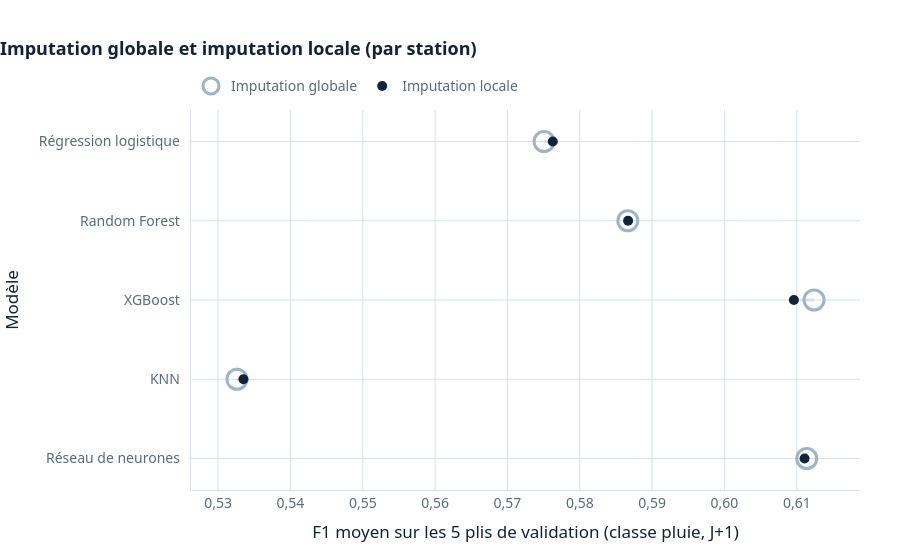

The cell this chart's notebook holds for it:
### Code cell
# CELL 42: Pré-traitement : imputation globale et imputation locale (5 modèles)

fig = graphique_imputation(app['pretraitement_imputation_globale_locale.csv'])
fig.write_image(dossier_figures + 'graphique_imputation.png', width=1200)
fig.show()

### Figure 1 — Plotly figure (JSON) as saved in the notebook; plotly's stock layout.template omitted (floating-point values rounded to 4 significant figures)
{"data": [{"hoverinfo": "skip", "line": {"color": "#D6E1EC", "width": 3}, "mode": "lines", "showlegend": false, "type": "scatter", "x": [0.5751, 0.5763], "y": ["Régression logistique", "Régression logistique"]}, {"hoverinfo": "skip", "line": {"color": "#D6E1EC", "width": 3}, "mode": "lines", "showlegend": false, "type": "scatter", "x": [0.5866, 0.5867], "y": ["Random Forest", "Random Forest"]}, {"hoverinfo": "skip", "line": {"color": "#D6E1EC", "width": 3}, "mode": "lines", "showlegend": false, "type": "scatter", "x": [0.6124, 0.6096], "y": ["XGBoost", "XGBoost"]}, {"hoverinfo": "skip", "line": {"color": "#D6E1EC", "width": 3}, "mode": "lines", "showlegend": false, "type": "scatter", "x": [0.5326, 0.5335], "y": ["KNN", "KNN"]}, {"hoverinfo": "skip", "line": {"color": "#D6E1EC", "width": 3}, "mode": "lines", "showlegend": false, "type": "scatter", "x": [0.6114, 0.6111], "y": ["Réseau de neurones", "Réseau de neurones"]}, {"hovertemplate": "%{y}<br>Imputation globale : F1 moyen = %{x:,.4f}<extra></extra>", "marker": {"color": "#9DB4CA", "line": {"width": 3}, "size": 20, "symbol": "circle-open"}, "mode": "markers", "name": "Imputation globale", "type": "scatter", "x": [0.5751, 0.5866, 0.6124, 0.5326, 0.6114], "y": ["Régression logistique", "Random Forest", "XGBoost", "KNN", "Réseau de neurones"]}, {"hovertemplate": "%{y}<br>Imputation locale : F1 moyen = %{x:,.4f}<extra></extra>", "marker": {"color": "#10233A", "size": 10}, "mode": "markers", "name": "Imputation locale", "type": "scatter", "x": [0.5763, 0.5867, 0.6096, 0.5335, 0.6111], "y": ["Régression logistique", "Random Forest", "XGBoost", "KNN", "Réseau de neurones"]}], "layout": {"font": {"color": "#10233A", "family": "Geist, system-ui, -apple-system, \"Segoe UI\", sans-serif", "size": 14}, "hoverlabel": {"bgcolor": "#FFFFFF", "font": {"color": "#10233A", "family": "Geist, system-ui, -apple-system, \"Segoe UI\", sans-serif"}}, "legend": {"font": {"color": "#566B80"}, "orientation": "h", "x": 0, "y": 1.02, "yanchor": "bottom"}, "margin": {"b": 70, "l": 80, "r": 40, "t": 110}, "paper_bgcolor": "rgba(0,0,0,0)", "plot_bgcolor": "#FFFFFF", "separators": ", ", "title": {"font": {"color": "#10233A", "family": "\"Plus Jakarta Sans\", system-ui, -apple-system, \"Segoe UI\", sans-serif", "size": 18, "weight": 600}, "text": "Imputation globale et imputation locale (par station)", "x": 0, "xanchor": "left"}, "xaxis": {"dtick": 0.01, "gridcolor": "#D6E1EC", "linecolor": "#D6E1EC", "tickfont": {"color": "#566B80"}, "tickformat": ",.2f", "title": {"font": {"color": "#10233A"}, "text": "F1 moyen sur les 5 plis de validation (classe pluie, J+1)"}, "zerolinecolor": "#D6E1EC"}, "yaxis": {"autorange": "reversed", "gridcolor": "#D6E1EC", "linecolor": "#D6E1EC", "tickfont": {"color": "#566B80"}, "ticksuffix": "  ", "title": {"font": {"color": "#10233A"}, "text": "Modèle"}, "zerolinecolor": "#D6E1EC"}}}
